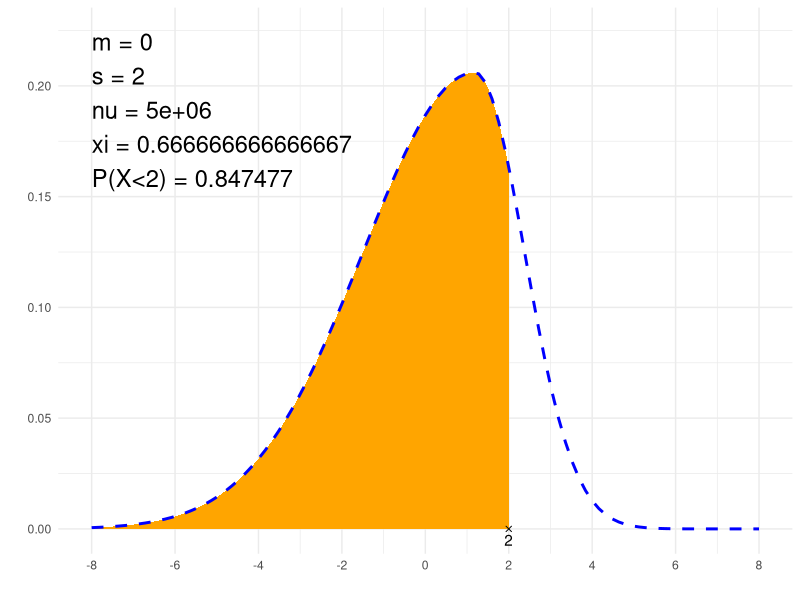

Reproduce this figure in R.
##### 1. Pole pod krzywą ####

library(fGarch)

# Parametry rozkładu A-C skewed t:
# położenie:
m <- 0
# skala:
s <- 2
# nachylenie
xi <- 1/1.5
# ogony
nu <- 5000000

# Będziemy obliczać pole pod krzywą gęstości rozkładu Gaussa
# od 
# *można wpisać from <- -Inf, co oznacza minus nieskończoność
from <- -Inf
# do
# *można wpisać to <- Inf, co oznacza (plus) nieskończoność
to <- 2

# Sprawdzenie danych, obliczenie pola pod krzywą
if (from > to) {
  # błąd od > do
  print("!!! Wartość 'od' powinna być niższa od wartości 'do' !!!")
} else {
  
  # Zapis prawdopodobieństwa
  
  if (to==Inf) {
    p=paste0("P(X>", from, ")")
  } else if (from==-Inf) {
    p=paste0("P(X<", to, ")")
  } else {
    p=paste0("P(", from, "<X<", to, ")")
  }
  print(p)
  
  # Obliczenie prawdopodobieństwa, czyli pole pod wycinkiem krzywej:
  result<-fGarch::psstd(to, m, s, nu, xi)-fGarch::psstd(from, m, s, nu, xi)
  print(result)
}

# Rysunek
library(ggplot2)

x1=if(from==-Inf){min(-4*s+m, to-2*s)} else {min(from-2*s, -4*s+m)}
x2=if(to==Inf){max(4*s+m, from+2*s)} else {max(to+2*s, 4*s+m)}

df<-data.frame(y=c(0, 0), 
               x=c(if(from==-Inf){NA}else{from}, if(to==-Inf){NA}else{to}),
               label=c(if(from==-Inf){NA}else{from}, if(to==-Inf){NA}else{to}))

plt<-ggplot(NULL, aes(c(x1, x2))) +
  theme_minimal() +
  xlab('') +
  ylab('') +
  geom_area(stat = "function", 
            fun = function(x){fGarch::dsstd(x, m, s, nu, xi)}, 
            fill = "orange", 
            xlim = c(if(from==-Inf){x1}else{from}, if(to==Inf){x2}else{to})) +
  geom_line(stat = "function", fun = function(x){fGarch::dsstd(x, m, s, nu, xi)}, col = "blue", lty=2, lwd=1) +
  scale_x_continuous(breaks=c(m, m-s, m-2*s, m+s, m+2*s, m-3*s, m+3*s, m-4*s, m+4*s)) +
  geom_point(data = df, aes(x=x, y=y), shape=4) +
  geom_text(data = df, aes(x=x, y=y, label=signif(label, 6)), vjust=1.4) +
  annotate("text", label = paste0("m = ", m, "\ns = ", s, "\nnu = ", nu, "\nxi = ", xi, "\n", p, " = ", signif(result,6)), 
           x = x1, y = fGarch::dsstd(m, m, s, nu, xi)*1.2, size = 6, hjust="inward", vjust = "inward")

suppressWarnings(print(plt))
